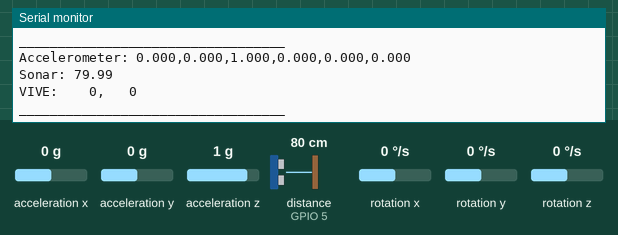
A sketch run on a simulated ESP32-S2. Shown: the last lines printed to the serial monitor. Wiring (inferred from the names in the program): ultrasonic range finder: trigger GPIO 4; echo GPIO 5. Inputs (shaded band) come from the test bench; at power-on: acceleration x 0 g, distance to the obstacle (sensor on GPIO 5) 80 cm, acceleration y 0 g, acceleration z 1 g, rotation x 0 °/s, rotation y 0 °/s, rotation z 0 °/s. The echo pulse lasts 58.3 µs per cm.

Above: at 1.2 s.
1.3 s: acceleration x set to -1.4 g
2.8 s: distance to the obstacle (sensor on GPIO 5) set to 2 cm
At 2.93 s:
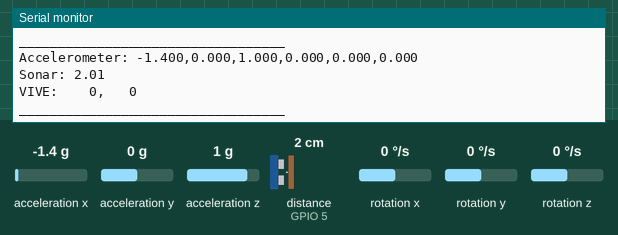
4.3 s: acceleration y set to -1.4 g
5.8 s: acceleration z set to -1.4 g
7.3 s: distance to the obstacle (sensor on GPIO 5) set to 4 cm
At 7.39 s:
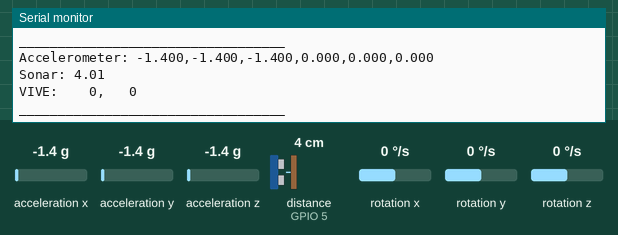
8.8 s: rotation x set to -192 °/s
Timing chart, 0 to 11.3 s (numbered marks = the images above; inputs shaded):
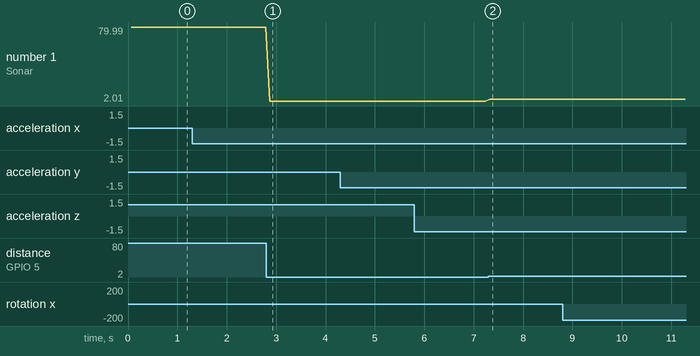

Measured:
- after the input at 2.8 s, the serial monitor: prints a new line after 0.07 s (image 1)
- after the input at 7.3 s, the serial monitor: prints a new line at once (image 2)
- plotted number 1: 79.99 → 2.01 after the input at 2.8 s, 2.01 → 4.01 after the input at 7.3 s

The sketch:

Sensor_Integration.ino
```cpp
#include <LSM6DS3.h>
#include <Wire.h>
#include "vive510.h"
#include <WiFi.h>
#include <WiFiUdp.h>
#include <esp_now.h>

//Setting up Sonar Pins
#define DistTrigger 4
#define DistEcho 5

//Setting I2C Pins
#define SDA1 15
#define SCL1 16

//Setting VIVE Pins
#define RGBLED 18 // for ESP32S2 Devkit pin 18, for M5 stamp=2
#define SIGNALPIN1 5 // pin receiving signal from Vive circuit
#define UDPPORT 2510 // For GTA 2022C game
#define STUDENTIP 100 // choose a teammembers assigned IP number
#define teamNumber 2
#define FREQ 1 // in Hz

//Setting up VIVE
Vive510 vive1(SIGNALPIN1);
esp_now_peer_info_t staffcomm = {
  .peer_addr = {0x84,0xF7,0x03,0xA9,0x04,0x78},
  .channel = 1,             // channel can be 1 to 14, channel 0 means current channel.
  .encrypt = false,
};

void pingstaff() {
  uint8_t teamNum = 5;
  esp_now_send(staffcomm.peer_addr, &teamNum, 1);
}

//Create a instance of class LSM6DS3
LSM6DS3 myIMU(I2C_MODE, 0x6A);    //I2C device address 0x6A
float aX, aY, aZ, gX, gY, gZ;
const float accelerationThreshold = 0.5; // threshold of significant in G's
const int numSamples = 10;
int samplesRead = numSamples;

//Function for SONAR
float readDistanceSensor() {
   digitalWrite(DistTrigger, LOW);
   delayMicroseconds(2);
   digitalWrite(DistTrigger, HIGH);
   delayMicroseconds(10);
   digitalWrite(DistTrigger, LOW);
   float duration = pulseIn(DistEcho, HIGH);  // in microseconds
   float distance = duration * 0.0343 / 2.0;  // in centimeters
   return distance;
}

//Function for Accelerometer
void readAccelerometerSensor(){
  while (samplesRead == numSamples) {
    // read the acceleration data
    aX = myIMU.readFloatAccelX();
    aY = myIMU.readFloatAccelY();
    aZ = myIMU.readFloatAccelZ();

    // sum up the absolutes
    float aSum = fabs(aX) + fabs(aY) + fabs(aZ);

    // check if it's above the threshold
    if (aSum >= accelerationThreshold) {
      // reset the sample read count
      samplesRead = 0;
      break;
    }
  }

  // check if the all the required samples have been read since
  // the last time the significant motion was detected
  while (samplesRead < numSamples) {
    // check if both new acceleration and gyroscope data is
    // available
    // read the acceleration and gyroscope data

    samplesRead++;

    // print the data in CSV format
    aX = myIMU.readFloatAccelX();
    aY = myIMU.readFloatAccelY();
    aZ = myIMU.readFloatAccelZ();
    gX = myIMU.readFloatGyroX();
    gY = myIMU.readFloatGyroY();
    gZ = myIMU.readFloatGyroZ();


    if (samplesRead == numSamples) {
      // add an empty line if it's the last sample
      //Serial.println();
    }
  }
}


void setup() {
  // put your setup code here, to run once:
  Serial.begin(115200);

  while (!Serial);
  //Call .begin() to configure the IMUs
  if (myIMU.begin() != 0) {
    Serial.println("IMU Device error");
  } else {
    Serial.println("aX,aY,aZ,gX,gY,gZ");
  }

  WiFi.mode(WIFI_STA);
  esp_now_init();
  esp_now_add_peer(&staffcomm);
  vive1.begin();
  Serial.println("Vive trackers started");

  pinMode(DistTrigger, OUTPUT);
  pinMode(DistEcho, INPUT);
  //Wire.setPins(SDA1, SCL1);
}

void loop() {
  static long int ms = millis();
  static uint16_t x,y;


  if (millis()-ms>1000/FREQ) {
    ms = millis();
    if (WiFi.status()==WL_CONNECTED)
      neopixelWrite(RGBLED,255,255,255);  // full white
    pingstaff();
  }

  if (vive1.status() == VIVE_RECEIVING) {
    x = vive1.xCoord();
    y = vive1.yCoord();
    neopixelWrite(RGBLED,0,x/200,y/200);  // blue to greenish
  }

  else {
    x=0;
    y=0;
    switch (vive1.sync(5)) {
      break;
      case VIVE_SYNC_ONLY: // missing sweep pulses (signal weak)
        neopixelWrite(RGBLED,64,32,0);  // yellowish
      break;
      default:
      case VIVE_NO_SIGNAL: // nothing detected
        neopixelWrite(RGBLED,128,0,0);  // red
    }
  }


  readAccelerometerSensor();
  Serial.printf("Accelerometer: %4.3f,%4.3f,%4.3f,%4.3f,%4.3f,%4.3f \n", aX, aY, aZ, gX, gY, gZ);
  Serial.printf("Sonar: %4.2f \n",readDistanceSensor());
  Serial.printf("VIVE: %4d,%4d", x,y);
  Serial.println("\n__________________________________\n");
  //}


  delay(20);
}
```

vive510.cpp
```cpp
// (licence header left out)
#include "vive510.h"
//#define DEBUG
// #define DEBUG2

portMUX_TYPE mux = portMUX_INITIALIZER_UNLOCKED;

// need global interrupt Arduino attachInterrupt won't take member function as interrupt
// need to pass THIS as arg since all vive object interrupts call same global interrupt
void IRAM_ATTR m_pulseISR(void *v) {
  portENTER_CRITICAL_ISR(&mux);
  static_cast<Vive510 *>(v)->pulseISR(micros());
  portEXIT_CRITICAL_ISR(&mux);
}

Vive510::Vive510(int pin) {
  m_pin = pin;
}

void IRAM_ATTR Vive510::pulseISR(uint32_t us) {
    if (digitalRead(m_pin)==HIGH) {
      m_usRising = us;
    }
    else {
      m_usFalling = us;
    }
    if (m_vivestatus == VIVE_RECEIVING)   processPulse();
}


uint16_t Vive510::xCoord(){
  return m_xCoord;
}

uint16_t Vive510::yCoord(){
  return m_yCoord;
}

int Vive510::isKPulse(uint32_t pulsewidth){
  if (pulsewidth < 70 ||
      (pulsewidth > 80 && pulsewidth < 90) ||
      (pulsewidth > 101 && pulsewidth < 111) ||
      (pulsewidth > 122 && pulsewidth < 133)
  ) return false;
  else return true;
}

int Vive510::isJPulse(uint32_t pulsewidth){
  if (pulsewidth < 70 ||
      (pulsewidth > 80 && pulsewidth < 90) ||
      (pulsewidth > 101 && pulsewidth < 111) ||
      (pulsewidth > 122 && pulsewidth < 133)
  ) return true;
  else return false;
}

void Vive510::processPulse() {
  if (m_lastFalling != m_usFalling) {
    int pulsewidth = m_usFalling-m_usRising-4;

    if (pulsewidth > m_sweepWidth) {
      if (pulsewidth > 145) { //pulse too long. bad pulse
#ifdef DEBUG2
        ets_printf("P%d Spur %d width:%d \n",m_pin,m_spurious,pulsewidth);
#endif
        m_pulseType = 0;
      }
      else if (isKPulse(pulsewidth)) {
        m_pulseType = KTYPE;
#ifdef DEBUG
        ets_printf("\nKPin%d width=%d ", m_pin, pulsewidth);
#endif
      }
      else if (isJPulse(pulsewidth)) {
        m_pulseType = JTYPE;
#ifdef DEBUG
  ets_printf("\tJPin%d width=%d", m_pin, pulsewidth);
#endif
      }
    }
    else { // x sweep or y sweep
#ifdef DEBUG
      ets_printf("Pin%d:%d  r=%d", m_pin,pulsewidth,m_usRising-m_lastFalling);
#endif
      if (m_pulseType == JTYPE)  m_yCoord = m_usRising-m_lastFalling;
      if (m_pulseType == KTYPE)  m_xCoord = m_usRising-m_lastFalling;

       m_spurious = 0;
    }

    if (m_spurious++ > 30) {
      m_vivestatus=VIVE_SYNC_ONLY;
      m_spurious = 30;
    }

    m_lastFalling = m_usFalling;
  }
}

void Vive510::start() {
  // use ESP32 version of attachInterrupt to allow THIS argument
  attachInterruptArg(digitalPinToInterrupt(m_pin), m_pulseISR,  this,  CHANGE);
}

void Vive510::begin() {
  pinMode(m_pin, INPUT);
  start();
}

void Vive510::begin(int pin) {
  m_pin = pin;
  pinMode(m_pin, INPUT);
  start();
}

void Vive510::stop() {
  detachInterrupt(digitalPinToInterrupt(m_pin));
}

int Vive510::status() {
  if (micros() - m_usFalling > 500000) { // no pulses in long time
    m_vivestatus = VIVE_NO_SIGNAL;
  }
  return m_vivestatus;
}

uint32_t  Vive510::sync(int reps){
  int i=0;
  uint32_t m_lastFalling;
  uint32_t pulsewidth;
  uint32_t startms = millis();
  m_lastFalling = m_usFalling;

  while (millis()-startms < (reps+1)*1000/120) { // count  pulses
    if (m_lastFalling != m_usFalling) {
      m_lastFalling = m_usFalling;
      pulsewidth = m_usFalling-m_usRising;
      i++;
    }
    yield();
  }

  if (i <= reps/2) { // assume some random noise
    m_vivestatus = VIVE_NO_SIGNAL; // just for debugging info
#ifdef DEBUG2
    ets_printf("no signal ");
#endif
  }
  else if (i < 2*reps) {
    m_vivestatus = VIVE_SYNC_ONLY; // just for debugging info
#ifdef DEBUG2
 ets_printf("missing some pulses %d/%d ",i,2*reps);
#endif
  }
  else {
    m_vivestatus = VIVE_RECEIVING;
#ifdef DEBUG2
  ets_printf(" Sweep and Sync received ");
#endif
  }

  return m_vivestatus;
}
```

vive510.h
```cpp
/*
 * header for MEAM510 hacks for vive interface
 * May 2021
 * Use at your own risk
 *
 */

#ifndef VIVE510
#define VIVE510

#include <Arduino.h>

// vive status errors
#define VIVE_NO_SIGNAL 0
#define VIVE_SYNC_ONLY 1
#define VIVE_RECEIVING 2

#define KTYPE 2
#define JTYPE 1

class Vive510
{
private:

  volatile uint32_t m_usRising ; // updated by interrupts
  volatile uint32_t m_usFalling ;
  uint16_t m_xCoord;
  uint16_t m_yCoord;
  int m_vivestatus = 0;
  int m_pin;               // signal input pin
  int m_sweepWidth=50;
  int m_pulseType; // 1 is J, 2 is K

  uint32_t m_lastFalling;
  int m_spurious;

  int isJPulse(uint32_t pulsewidth);
  int isKPulse(uint32_t pulsewidth);
  void processPulse();

public:
  Vive510(int pin);
  uint16_t xCoord();
  uint16_t yCoord();
  uint32_t sync(int);
  int status();
  void stop();
  void start();
  void begin();
  void begin(int);

  void IRAM_ATTR pulseISR(uint32_t); // need public for global interrupt Arduino hack
};


#endif
```
